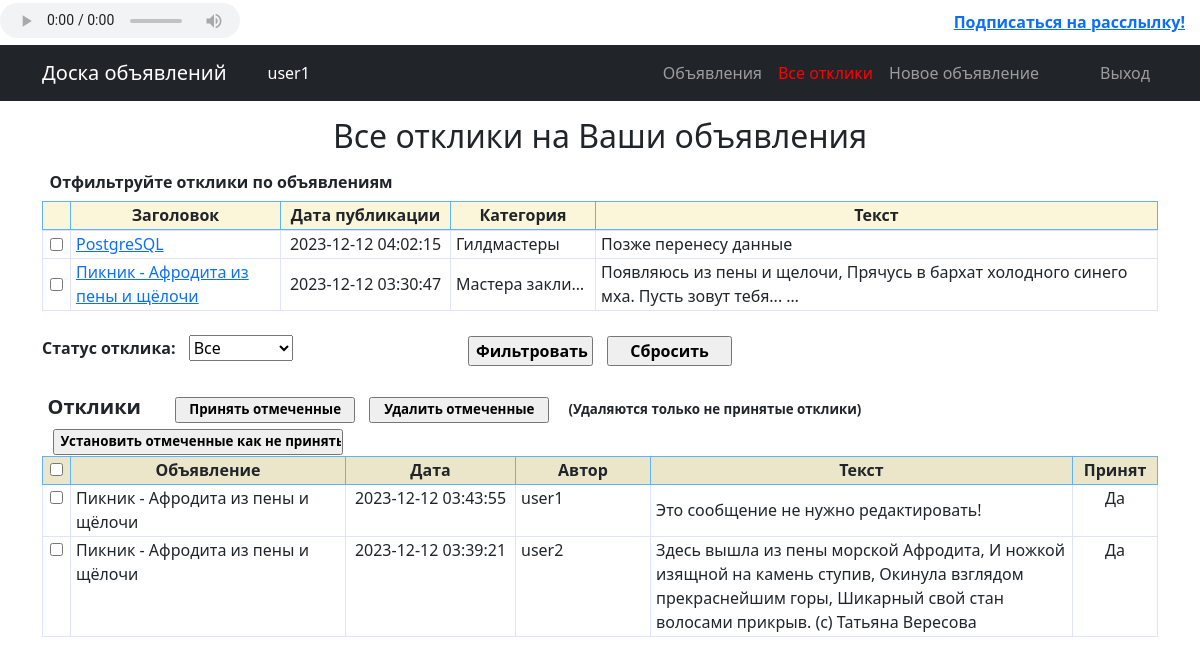
The app's page /posts/comments/ (signed in) with its own data.
### advert/models.py (models this page shows, shortened)
class Post(models.Model):
    objects = models.Manager()
    title = models.CharField(max_length=120)
    text = models.TextField(default='')
    user = models.ForeignKey(User, on_delete=models.CASCADE)
    datetime_created = models.DateTimeField(auto_now_add=True)
    category = models.ForeignKey(Category, on_delete=models.CASCADE)
    def __str__(self):
        return f'{self.title}'

class Category(models.Model):
    objects = models.Manager()
    name = models.CharField(max_length=255, unique=True, null=True, default=None)
    subscribers = models.ManyToManyField(User, through='Subscribe')
    def __str__(self):
        return f'{self.name}'

class Comment(models.Model):
    objects = models.Manager()
    post = models.ForeignKey(Post, on_delete=models.CASCADE)
    user = models.ForeignKey(User, on_delete=models.CASCADE)
    text = models.TextField(default='')
    datetime_created = models.DateTimeField(auto_now_add=True)
    status = models.BooleanField(default=False)

### advert/views.py (the view, shortened to what this page needs)
# urls.py: path('comments/', Comments.as_view(), name='comments'),
class Comments(LoginRequiredMixin, ListView):
    model = Comment
    context_object_name = 'comments'
    template_name = 'comments.html'
    pk_url_kwarg = 'id'
    def __init__(self, **kwargs):
        super().__init__(**kwargs)
        self.posts = None
        self.comments = None
        self.posts_filtered = []
        self.cmt_status = -1
    def get_queryset(self):
        self.posts = Post.objects.filter(user=self.request.user).order_by('-id')
        qset = super().get_queryset()
        self.comments = qset.filter(post__in=self.posts).order_by('-id')
        return self.comments
    def get_context_data(self, **kwargs):
        context = super().get_context_data(**kwargs)
        context["posts"] = self.posts
        self.posts_filtered = self.request.session.get('posts_filtered', [])
        self.cmt_status = self.request.session.get('cmt_status', -1)
        self.comments = self._set_filter()
        context["posts_filtered"] = self.posts_filtered
        context["cmt_status"] = self.cmt_status
        context["comments"] = self.comments
        return context
    def _set_filter(self):
        if -1 < self.cmt_status < 2:
            self.comments = self.comments.filter(status=self.cmt_status == 1)
        if len(self.posts_filtered) > 0:
            self.comments = self.comments.filter(post__in=self.posts_filtered)
        return self.comments.order_by('-id')

### templates/comments.html (shortened to what this page needs)
{% extends 'default.html' %}
{% block content %}
<h2 xmlns:post.pk>Все отклики на Ваши объявления</h2>
<form method="post" action="">
<table style="width:100%;">
    <thead style="display:block;">
    <tr><th colspan="5" style="padding:7px;text-align:left;">Отфильтруйте отклики по объявлениям</th></tr>
    <tr style="background-color:#FBF6D9;">
        <th style="border:1px solid #5CB3FF;width:28px;min-width:28px;"></th>
        <th style="border:1px solid #5CB3FF;width:275px;padding:1px 5px 2px 5px;min-width:210px;">Заголовок</th>
        <th style="border:1px solid #5CB3FF;width:170px;padding:1px 5px 2px 5px;min-width:170px;">Дата публикации</th>
        <th style="border:1px solid #5CB3FF;width:145px;padding:1px 5px 2px 5px;min-width:145px;">Категория</th>
        <th style="border:1px solid #5CB3FF;width:52.3%;padding:1px 5px 2px 5px;">Текст</th>
    </tr>
    </thead>
    <tbody style="display:block;height:85px;overflow-y: scroll;">
    {% for post in posts %}
    <tr>
        <th style="width:28px;min-width:28px;border:1px solid #DFE3FF;">
        <input type="checkbox" id="p{{post.pk}}" name="cmt_posts" value="{{post.pk}}"
        />
        </th>
        <td style="border:1px solid #DFE3FF;text-align:left;width:275px;padding:1px 5px 2px 5px;min-width:210px;">
            <a href="/posts/{{post.pk}}">{{ post.title }}</a>
        </td>
        <td style="border:1px solid #DFE3FF;width:170px;padding:1px 5px 2px 5px;min-width:170px;">
            {{ post.datetime_created|date:'Y-m-d H:i:s' }}</td>
        <td style="border:1px solid #DFE3FF;text-align:left;width:145px;padding:1px 5px 2px 5px;min-width:145px;">
            {{ post.category|truncatechars:14 }}</td>
        <td style="border:1px solid #DFE3FF;text-align:left;width:51.6%;padding:1px 5px 2px 5px;">
            {{ post.text|striptags|safe|truncatechars:90 }}</td>
    </tr>
    {% endfor %}
    </tbody>
</table>
<div style="width:100%;margin-top: 20px;text-align:left;">
    <span style="margin-right:9px;;font-weight:bold;">Статус отклика:</span>
    <select name="cmt_type">
        <option value="-1">Все</option>
    </select>
</div>
<div style="margin: -25px 0px 25px 0px;">
    <input type="submit" name="btnFilter" value="Фильтровать" style="font-weight:bold;width:125px;margin-right:5px;" />
    <input type="submit" name="btnRemoveFilter" value="Сбросить" style="font-weight:bold;width:125px;margin-left:5px;" />
</div>
<table style="width:100%;">
    <thead>
    <tr>
        <th colspan="5" style="padding-left:5px;text-align:left;">
            <span style="font-size:20px;margin-right:30px;">Отклики</span>
            <input type="submit" name="btnApply" value="Принять отмеченные"
                   style="font-weight:bold;font-size:10pt;width:180px;margin:0px 5px 5px 0px;" />
            <input type="submit" name="btnDelete" value="Удалить отмеченные"
                   style="font-weight:bold;font-size:10pt;width:180px;margin-left:5px;" />
            <span style="margin:0px 35px 0px 15px;font-weight:bold;font-size:10pt;">
                (Удаляются только не принятые отклики)</span>
            <input type="submit" name="btnRemove" value="Установить отмеченные как не принятые"
                   style="font-weight:bold;font-size:10pt;width:290px;margin-left:5px;" />
        </th>
    </tr>
    <tr style="background-color:#EBE6C9;">
        <th style="border:1px solid #5CB3FF;width:28px;min-width:28px;padding:1px 5px 2px 5px;">
            <input type="checkbox" id="cmts_all" onclick="mark_comments()"/>
        </th>
        <th style="width:275px;border:1px solid #5CB3FF;min-width:210px;padding:1px 5px 2px 5px;">Объявление</th>
        <th style="width:170px;border:1px solid #5CB3FF;min-width:170px;padding:1px 5px 2px 5px;">Дата</th>
        <th style="width:135px;border:1px solid #5CB3FF;min-width:135px;padding:1px 5px 2px 5px;">Автор</th>
        <th style="border:1px solid #5CB3FF;padding:1px 5px 2px 5px;">Текст</th>
        <th style="width:85px;border:1px solid #5CB3FF;min-width:85px;padding:1px 5px 2px 5px;">Принят</th>
    </tr>
    </thead>
    <tbody id="comment_table_body">
    {% for cmt in comments %}
    <tr>
        <th style="width:28px;min-width:28px;border:1px solid #DFE3FF;vertical-align:top;">
        <input type="checkbox" id="cmt{{cmt.pk}}" name="cmt_comments" value="{{cmt.pk}}" />
        </th>
        <td style="border:1px solid #DFE3FF;text-align:left;width:275px;min-width:210px;
            padding:1px 5px 2px 5px;vertical-align:top;">{{ cmt.post }}</td>
        <td style="border:1px solid #DFE3FF;width:170px;
            padding:1px 5px 2px 5px;min-width:170px;vertical-align:top;">
            {{ cmt.datetime_created|date:'Y-m-d H:i:s' }}</td>
        <td style="border:1px solid #DFE3FF;text-align:left;width:135px;
            padding:1px 5px 2px 5px;min-width:135px;vertical-align:top;">
            {{ cmt.user|truncatechars:30 }}</td>
        <td style="border:1px solid #DFE3FF;text-align:left;padding:1px 5px 2px 5px;">
            {{ cmt.text|striptags }}</td>
        <td style="border:1px solid #DFE3FF;width:85px;
            padding:1px 5px 2px 5px;min-width:85px;vertical-align:top;">
            {% if cmt.status %}Да{% else %}Нет{% endif %}</td>
    </tr>
    {% endfor %}
    </tbody>
</table>
</form>
{% endblock content %}

### templates/default.html (shortened to what this page needs)
<!DOCTYPE html>
<html lang="en" style="height:100%;">
{% load i18n %}
    <head>
        {% load static %}
        <link href="{% static 'css/styles.css' %}" rel="stylesheet" />
    </head>
    <body style="height:100%;">
        <div style="margin:0 auto;height:45px;">
            <div style="float:left;padding-top:3px;">
                <audio controls controlsList="nodownload noplaybackrate"
                       src="/static/DjKey_DjVal-ЧернымПоБелому.mp3"
                       style="width:240px;height:35px;"></audio>
            </div>
        </div>
        <nav class="navbar navbar-expand-lg navbar-dark bg-dark">
            <div class="container">
                <a class="navbar-brand" href="#">Доска объявлений</a>
                <div style="padding-left:25px;; color:white;">{{ request.user.username }}</div>
                <div class="collapse navbar-collapse" id="navbarSupportedContent">
                    <ul class="navbar-nav ms-auto mb-2 mb-lg-0">
                        {% if request.path_info == '/posts/' %}
                            <li class="nav-item" style="color:red;padding:8px;">Объявления</li>
                        {% else %}
                            <li class="nav-item"><a class="nav-link" href="/posts/">Объявления</a></li>
                        {% endif %}
                        {% if request.user.is_authenticated %}
                            {% if 'posts/comments' in request.path_info %}
                            <li class="nav-item" style="color:red;padding:8px;">Все отклики</li>
                            {% else %}
                            <li class="nav-item"><a class="nav-link" href="/posts/comments/">Все отклики</a></li>
                            {% endif %}
                            {% if 'posts/create' in request.path_info %}
                            <li class="nav-item" style="color:red;padding:8px;">Новое объявление</li>
                            {% else %}
                            <li class="nav-item"><a class="nav-link" href="/posts/create/">Новое объявление</a></li>
                            {% endif %}
                        {% endif %}
                        <li class="nav-item" style="padding-left:45px;">
                        {% if request.user.is_authenticated %}
                            <a class="nav-link" href="/accounts/logout">Выход</a>
                        {% else %}
                            <a class="nav-link" href="/accounts/login">Вход</a>
                        {% endif %}
                        </li>
                    </ul>
                </div>
            </div>
        </nav>
        {% if request.user.is_authenticated and not 'subscribe' in request.path %}
            <div style="position:absolute;right:15px;top:10px;">
            <a href="/posts/subscribe/" style="font-weight:bold;">Подписаться на расслылку!</a>
            </div>
        {% endif %}
        <div class="container">
            <div class="text-center mt-3">
                {% block content %}{% endblock content %}
            </div>
        </div>
    </body>
</html>

### records on screen
Post: title "PostgreSQL", datetime_created "2023-12-12 04:02:15", category "Гилдмастеры", text "Позже перенесу данные"
Post: title "Пикник - Афродита из пены и щёлочи", datetime_created "2023-12-12 03:30:47", category "Мастера закли…", text "Появляюсь из пены и щелочи, Прячусь в бархат холодного синего мха. Пусть зовут тебя... …"
Comment: post "Пикник - Афродита из пены и щёлочи", datetime_created "2023-12-12 03:43:55", user "user1", text "Это сообщение не нужно редактировать!", status "Да"
Comment: post "Пикник - Афродита из пены и щёлочи", datetime_created "2023-12-12 03:39:21", user "user2", text "Здесь вышла из пены морской Афродита, И ножкой изящной на камень ступив, Окинула взглядом прекраснейшим горы, Шикарный свой стан волосами прикрыв. (с) Татьяна Вересова", status "Да"

### other values on screen
{{ request.user.username }} "user1"
